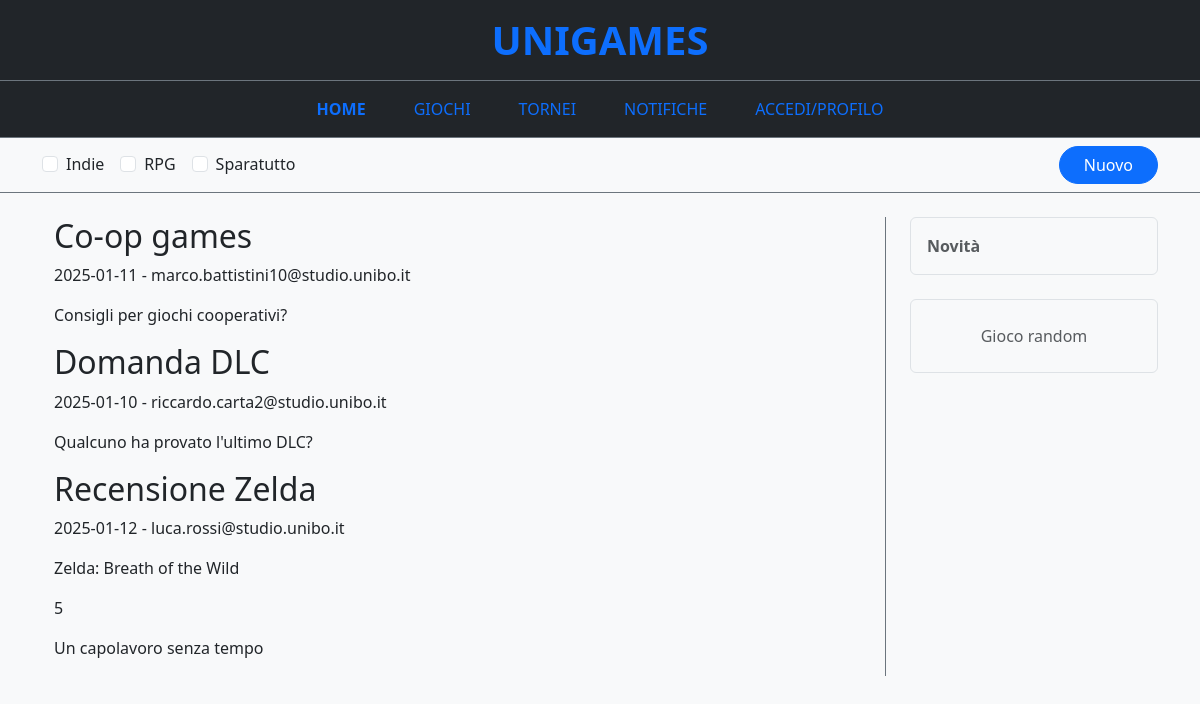
The page / on the database its author committed.
### tables this page shows
CREATE TABLE POST (
  crea_email VARCHAR(254) NOT NULL,
  codicePost NUMERIC(10) NOT NULL,
  testo VARCHAR(2000) NOT NULL,
  data DATE NOT NULL,
  titolo VARCHAR(150) NOT NULL,
  RECENSIONE VARCHAR(1),
  GENERICO VARCHAR(1),
  PRIMARY KEY (crea_email, codicePost),
  FOREIGN KEY (crea_email) REFERENCES UTENTE(email),
  CHECK (
    (GENERICO IS NOT NULL AND RECENSIONE IS NULL)
    OR
    (GENERICO IS NULL AND RECENSIONE IS NOT NULL)
  )
);

### index.php (called while the page is built)
<?php
require_once 'bootstrap.php';
$templateParams["titolo"] = "Unigames - Home";
$templateParams["nome"] = "lista-post.php";
$templateParams["post"] = $dbh->getGenericPosts(2);
$templateParams["recensioni"] = $dbh->getRecensioni(2);
require 'template/base.php';
?>

### db/database.php (called while the page is built, shortened)
<?php
class DatabaseHelper
{
    private $db;
    public function __construct($servername, $username, $password, $dbname, $port)
    {
        $this->db = new mysqli($servername, $username, $password, $dbname, $port);
    }
    public function getGenericPosts($n = -1)
    {
        $query = "SELECT p.*
                    FROM POST p
                    JOIN GENERICO g
                    ON p.crea_email = g.crea_email
                    AND p.codicePost = g.codicePost
                    ORDER BY p.data DESC
                    ";
        if ($n > 0) {
            $query .= " LIMIT ?;";
        }
        $stmt = $this->db->prepare($query);
        if ($n > 0) {
            $stmt->bind_param('i', $n);
        }
        $stmt->execute();
        $result = $stmt->get_result();
        return $result->fetch_all(MYSQLI_ASSOC);
    }
    public function getRecensioni($n = -1) {
        $query = "SELECT p.*, r.valutazione, g.nome
                    FROM POST p
                    JOIN RECENSIONE r
                    JOIN GIOCO g
                    ON p.crea_email = r.crea_email
                    AND p.codicePost = r.codicePost
                    AND r.codiceGioco = g.codiceGioco
                    ORDER BY p.data DESC
                    ";
        if ($n > 0) {
            $query .= " LIMIT ?;";
        }
        $stmt = $this->db->prepare($query);
        if ($n > 0) {
            $stmt->bind_param('i', $n);
        }
        $stmt->execute();
        $result = $stmt->get_result();
        return $result->fetch_all(MYSQLI_ASSOC);
    }
}
?>

### bootstrap.php (called while the page is built, shortened)
<?php
require_once("db/database.php");
$dbh = new DatabaseHelper("localhost", "root", "", "unigames_db", 3306);
?>

### template/lista-post.php (the view)
<?php foreach($templateParams["post"] as $post): ?>
<article>
    <header>
        <h2><?php echo $post["titolo"]; ?></h2>
        <p><?php echo $post["data"]; ?> - <?php echo $post["crea_email"]; ?></p>
    </header>
    <section>
        <p><?php echo $post["testo"]; ?></p>
    </section>
</article>
<?php endforeach; ?>
<?php foreach($templateParams["recensioni"] as $recensioni): ?>
<article>
    <header>
        <h2><?php echo $recensioni["titolo"]; ?></h2>
        <p><?php echo $recensioni["data"]; ?> - <?php echo $recensioni["crea_email"]; ?></p>
    </header>
    <section>
        <p><?php echo $recensioni["nome"]; ?></p>
        <p><?php echo $recensioni["valutazione"]; ?></p>
        <p><?php echo $recensioni["testo"]; ?></p>
    </section>
</article>
<?php endforeach; ?>

### template/base.php (shortened to what this page needs)
<!DOCTYPE html>
<html lang="it">
<head>
    <link rel="stylesheet" href="style.css">
    <link href="https://cdn.jsdelivr.net/npm/bootstrap@5.3.3/dist/css/bootstrap.min.css" rel="stylesheet"
>
</head>
<body class="bg-light text-dark">
    <header class="bg-dark border-bottom border-secondary py-3">
        <div class="container-fluid text-center">
            <h1 class="fw-bold text-uppercase text-primary mb-0">
                UNIGAMES
            </h1>
        </div>
    </header>
    <nav class="bg-dark border-bottom border-secondary">
        <ul class="nav justify-content-center gap-3 py-2">
            <li class="nav-item">
                <a class="nav-link text-primary fw-semibold active" aria-current="page" href="#">HOME</a>
            </li>
            <li class="nav-item">
                <a class="nav-link text-primary" href="#">GIOCHI</a>
            </li>
            <li class="nav-item">
                <a class="nav-link text-primary" href="#">TORNEI</a>
            </li>
            <li class="nav-item">
                <a class="nav-link text-primary" href="#">NOTIFICHE</a>
            </li>
            <li class="nav-item">
                <a class="nav-link text-primary" href="#">ACCEDI/PROFILO</a>
            </li>
        </ul>
    </nav>
    <div class="bg-light border-bottom border-secondary py-2">
        <div class="container d-flex flex-wrap align-items-center justify-content-between gap-3">
            <form class="d-flex flex-wrap align-items-center gap-3">
                <div class="form-check">
                    <input class="form-check-input" type="checkbox" id="filter-generico">
                    <label class="form-check-label" for="filter-generico">
                        Indie
                    </label>
                </div>
                <div class="form-check">
                    <input class="form-check-input" type="checkbox" id="filter-recensione">
                    <label class="form-check-label" for="filter-recensione">
                        RPG
                    </label>
                </div>
                <div class="form-check">
                    <input class="form-check-input" type="checkbox" id="filter-popolari">
                    <label class="form-check-label" for="filter-popolari">
                        Sparatutto
                    </label>
                </div>
            </form>
            <button class="btn btn-primary rounded-pill px-4">
                Nuovo
            </button>
        </div>
    </div>
    <main class="container my-4">
        <div class="row">
            <section class="col-md-9 px-md-4">
                <?php
                if (isset($templateParams["nome"])) {
                    require($templateParams["nome"]);
                }
                ?>
            </section>
            <aside class="col-md-3 text-muted border-start border-secondary ps-md-4">
                <div class="border rounded p-3 mb-4 bg-light">
                    <p class="fw-bold mb-0">Novità</p>
                </div>
                <div class="border rounded p-4 text-center bg-light">
                    Gioco random
                </div>
            </aside>
        </div>
    </main>
</body>
</html>

### rows shown on the page
post: titolo "Co-op games", data "2025-01-11", crea_email "marco.battistini10@studio.unibo.it", testo "Consigli per giochi cooperativi?"
post: titolo "Domanda DLC", data "2025-01-10", crea_email "riccardo.carta2@studio.unibo.it", testo "Qualcuno ha provato l'ultimo DLC?"

### other values the page prints
$recensioni["titolo"] "Recensione Zelda"
$recensioni["data"] "2025-01-12"
$recensioni["crea_email"] "luca.rossi@studio.unibo.it"
$recensioni["nome"] "Zelda: Breath of the Wild"
$recensioni["valutazione"] "5"
$recensioni["testo"] "Un capolavoro senza tempo"
